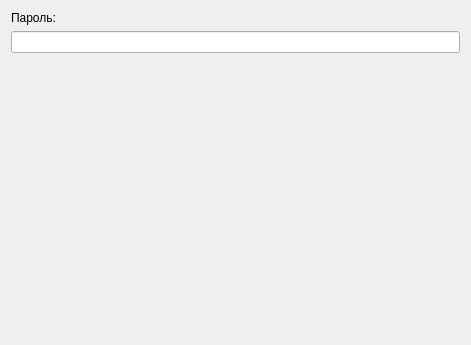
<?xml version="1.0" encoding="UTF-8"?>
<ui version="4.0">
 <class>Form</class>
 <widget class="QWidget" name="Form">
  <property name="geometry">
   <rect>
    <x>0</x>
    <y>0</y>
    <width>471</width>
    <height>345</height>
   </rect>
  </property>
  <property name="windowTitle">
   <string>Form</string>
  </property>
  <layout class="QGridLayout" name="gridLayout_2">
   <item row="1" column="0">
    <widget class="QLineEdit" name="lineEditPassword"/>
   </item>
   <item row="0" column="0">
    <widget class="QLabel" name="label">
     <property name="text">
      <string>Пароль:</string>
     </property>
    </widget>
   </item>
   <item row="2" column="0">
    <spacer name="verticalSpacer">
     <property name="orientation">
      <enum>Qt::Vertical</enum>
     </property>
     <property name="sizeHint" stdset="0">
      <size>
       <width>20</width>
       <height>40</height>
      </size>
     </property>
    </spacer>
   </item>
  </layout>
 </widget>
 <resources/>
 <connections/>
</ui>
